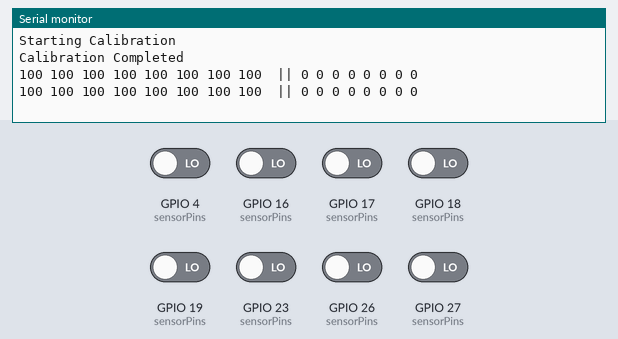
Recording of a sketch running on a simulated ESP32. Parts: the last lines printed to the serial monitor. The inputs (shaded band) are chosen by the test bench; at power-on: GPIO 4 (sensorPins), GPIO 16 (sensorPins), GPIO 17 (sensorPins), GPIO 18 (sensorPins), GPIO 19 (sensorPins), GPIO 23 (sensorPins), GPIO 26 (sensorPins), GPIO 27 (sensorPins) LOW.

Above: at 11.2 s.
11.3 s: GPIO 4 (sensorPins) driven HIGH
At 12.6 s:
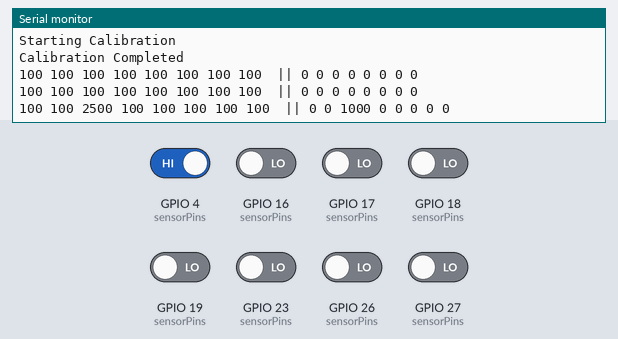
12.8 s: GPIO 16 (sensorPins) driven HIGH
At 13.8 s:
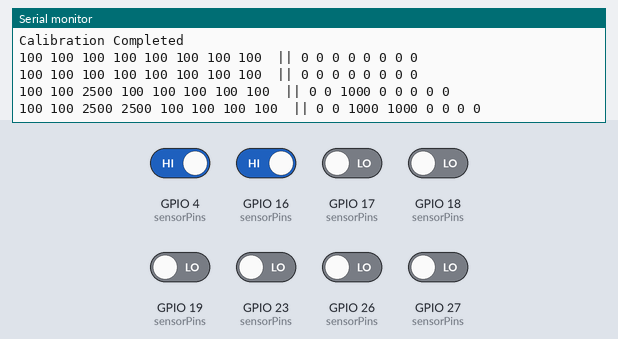
14.3 s: GPIO 17 (sensorPins) driven HIGH
At 15.6 s:
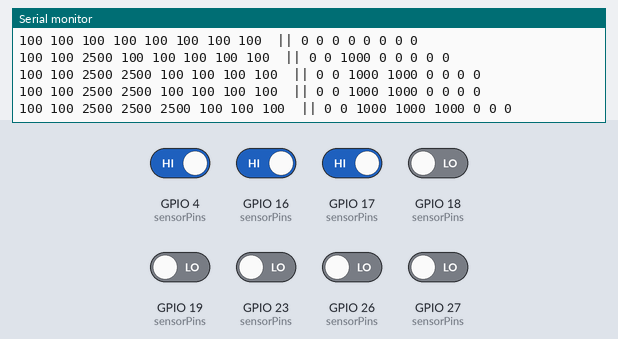
15.8 s: GPIO 18 (sensorPins) driven HIGH
At 16.9 s:
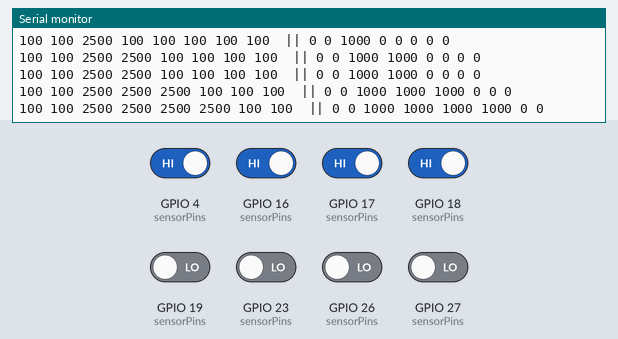
17.3 s: GPIO 19 (sensorPins) driven HIGH
At 18.6 s:
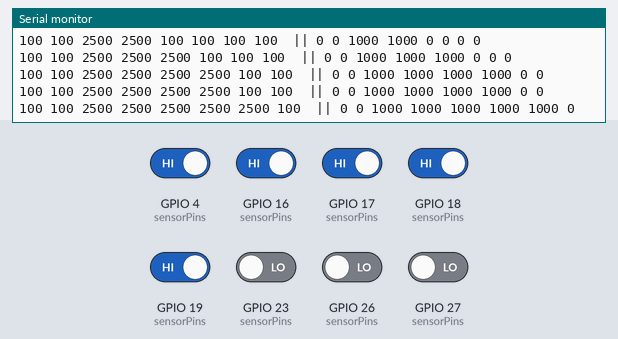
18.8 s: GPIO 23 (sensorPins) driven HIGH
At 19.9 s:
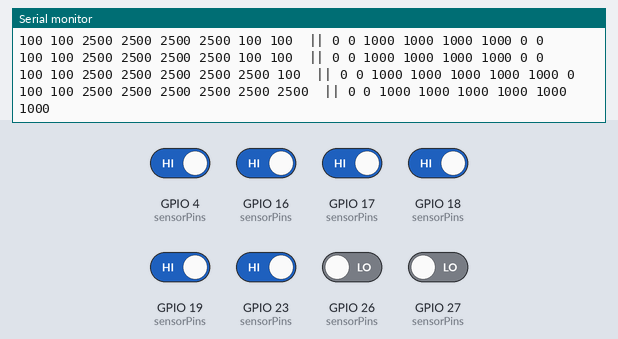

The sketch:

Line_Follower_Example.ino
```cpp
#include <QTRSensors.h>                                          // Line Following Sensor
#define nSensors 8                                               //Define number of sensors in array
#define ctrlEven 5                                               //Define Pin number for control signal for even numbered sensors
#define ctrlOdd 25                                               //Define Pin number for control signal for odd numbered sensors
const uint8_t sensorPins[] = { 26, 27, 4, 16, 17, 18, 19, 23 };  // ESP32 Pins for line sensor on robot
QTRSensors qtrArray;
// Create a sensor array object of class QTRSensors
uint16_t sensorValues[nSensors];            // Store raw sensor values in an array
uint16_t sensorValuesCalibrated[nSensors];  //Store calibrated sensor values in an array
void setup() {
  Serial.begin(115200);
  qtrArray.setTypeRC();
  // Ours is an RC-type (digital) array
  qtrArray.setSensorPins(sensorPins, nSensors);  // use the name of the array without the []
  qtrArray.setEmitterPins(ctrlOdd, ctrlEven);
  Serial.println("Starting Calibration");
  for (int i = 0; i < 400; i++) {
    qtrArray.calibrate();
  }
  // This is the calibration loop that will store min/max values
  // Takes about 10 seconds to complete. while calibrating, move the
  // sensor array over full range of color that it will see.
  Serial.println("Calibration Completed");
}
void loop() {
  qtrArray.read(sensorValues);
  // Read the raw sensor data
  qtrArray.readCalibrated(sensorValuesCalibrated);  // Read and calibrate the sensor data
  for (int i = 0; i < 8; i++) {
    Serial.print(sensorValues[i]);
    Serial.print(" ");
  }
  Serial.print(" || ");
  for (int i = 0; i < 8; i++) {
    //Print the raw data array
    //Separate the raw and calibrated data
    // Print the calibrated data array
    Serial.print(sensorValuesCalibrated[i]);
    Serial.print(" ");
  }
  Serial.println();
  delay(1000);
}
```

Measured:
- after the input at 11.3 s, the serial monitor: prints a new line after 0.72 s (image 1)
- after the input at 12.8 s, the serial monitor: prints a new line after 0.22 s (image 2)
- after the input at 14.3 s, the serial monitor: prints a new line after 0.73 s (image 3)
- after the input at 15.8 s, the serial monitor: prints a new line after 0.24 s (image 4)
- after the input at 17.3 s, the serial monitor: prints a new line after 0.75 s (image 5)
- after the input at 18.8 s, the serial monitor: prints a new line after 0.26 s (image 6)
